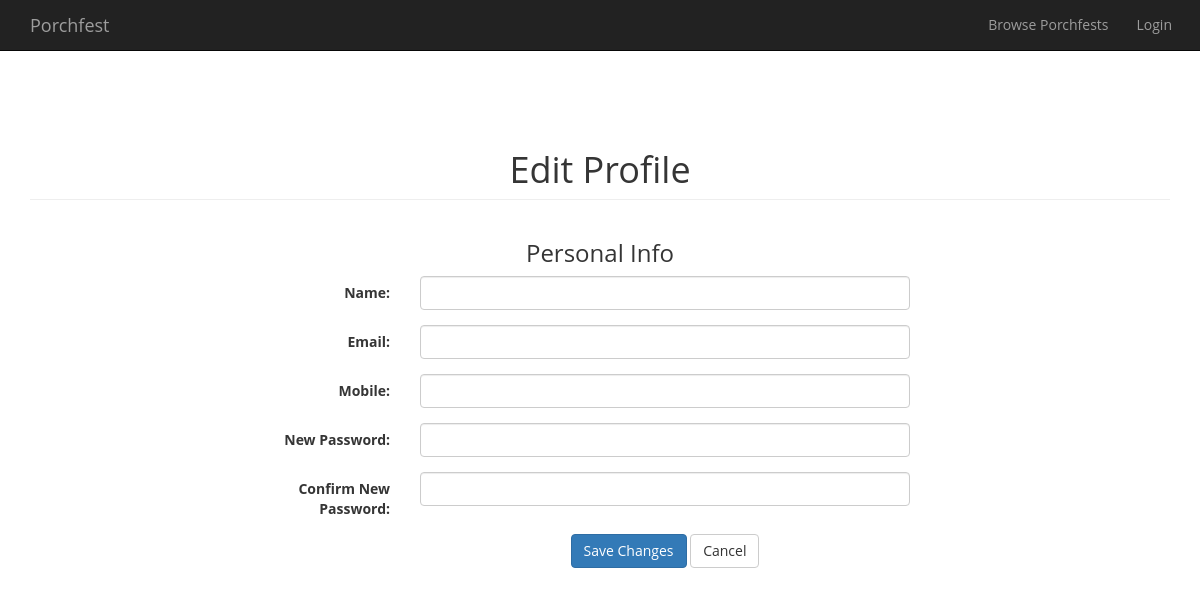
The app's page /myprofile.php, older data.
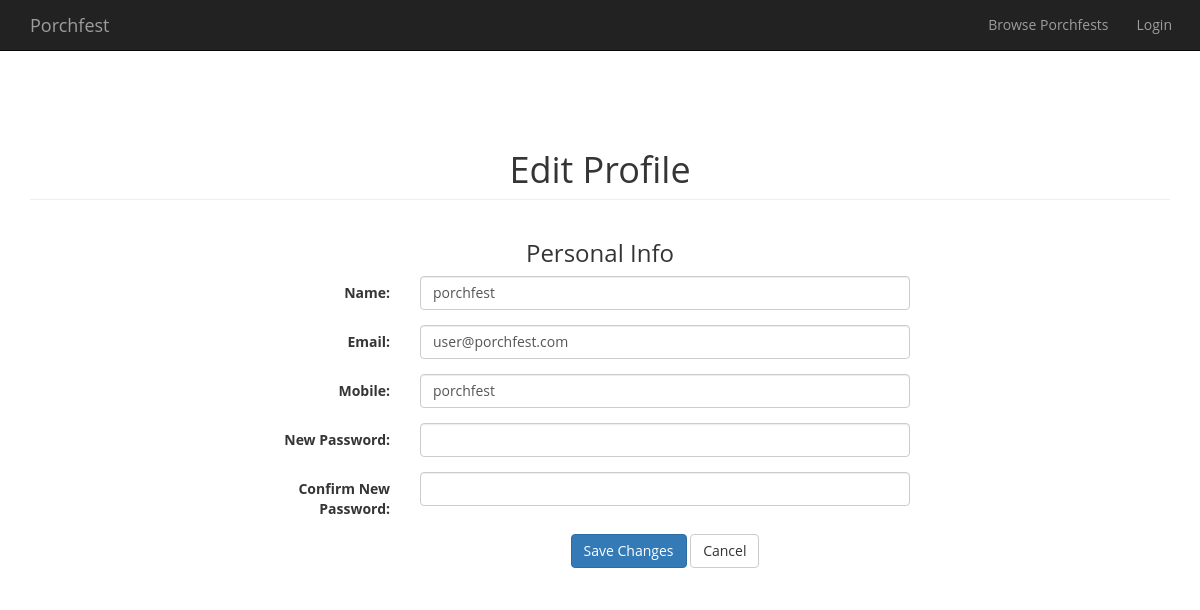
The same page, newer data.
### tables this page shows
CREATE TABLE IF NOT EXISTS `users` (
`UserID` int(11) NOT NULL,
  `Email` varchar(255) NOT NULL,
  `Password` varchar(255) NOT NULL,
  `Name` varchar(255) NOT NULL,
  `ContactInfo` varchar(255) NOT NULL
);

### html/myprofile.php (the view, shortened to what this page needs)
<!DOCTYPE html>
<html lang="en">
<head>
  <?php require_once "../php/modules/stdHead.php" ?>
</head>
<body>
  <?php
    $conn = $mysqli = new mysqli(DB_HOST, DB_USER, DB_PASSWORD, DB_NAME);
    $sql = "SELECT * FROM users WHERE UserID = '1'";
    $result = $conn->query($sql);
    $user = $result->fetch_assoc();
  ?>
<?php require_once "../php/modules/navigation.php"; ?>
<div class="container" style="padding-top: 60px; text-align: center;">
  <h1 class="page-header">Edit Profile</h1>
  <div class="row">
    <div class="col-md-8 col-sm-6 col-xs-12 col-centered personal-info">
      <h3>Personal Info</h3>
      <form class="form-horizontal row-centered" role="form">
        <div class="form-group">
          <label class="col-lg-3 control-label">Name:</label>
          <div class="col-lg-8">
            <input class="form-control" value=<?php echo '"' . $user['Name'] . '"' ?> type="text">
          </div>
        </div>
        <div class="form-group">
          <label class="col-lg-3 control-label">Email:</label>
          <div class="col-lg-8">
            <input class="form-control" value=<?php echo '"' . $user['Email'] . '"' ?> type="email">
          </div>
        </div>
        <div class="form-group">
          <label class="col-lg-3 control-label">Mobile:</label>
          <div class="col-lg-8">
            <input class="form-control" value=<?php echo '"' . $user['ContactInfo'] . '"' ?> type="tel">
          </div>
        </div>
        <div class="form-group">
          <label class="col-md-3 control-label">New Password:</label>
          <div class="col-md-8">
            <input class="form-control" type="password">
          </div>
        </div>
        <div class="form-group">
          <label class="col-md-3 control-label">Confirm New Password:</label>
          <div class="col-md-8">
            <input class="form-control" type="password">
          </div>
        </div>
        <div class="form-group">
          <label class="col-md-3 control-label"></label>
          <div class="col-md-8">
            <input class="btn btn-primary" value="Save Changes" type="submit">
            <input class="btn btn-default" value="Cancel" type="reset">
          </div>
        </div>
      </form>
    </div>
  </div>
</div>
</body>
</html>

Row changes from the older to the newer data that the page shows:
added users: Name "porchfest", Email "user@porchfest.com", ContactInfo "porchfest"
